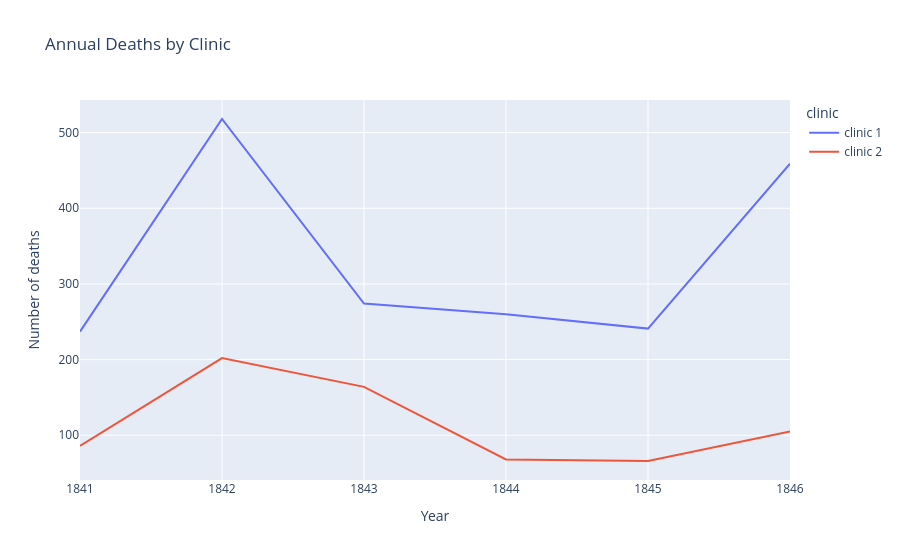

The code cell stored with this chart in its notebook:
### Code cell
fig = px.line(df_yearly, x='year', y='deaths', color='clinic',
              title='Annual Deaths by Clinic',
              labels={'deaths': 'Number of deaths', 'year': 'Year'})
fig.show()

for clinic in df_yearly['clinic'].unique():
    max_deaths = df_yearly[df_yearly['clinic'] == clinic]['deaths'].max()
    print(f"Highest annual deaths in {clinic}: {max_deaths}")

### Figure 1 — Plotly figure (JSON) as saved in the notebook; plotly's stock layout.template omitted (floating-point values rounded to 4 significant figures)
{"data": [{"hovertemplate": "clinic=clinic 1<br>Year=%{x}<br>Number of deaths=%{y}<extra></extra>", "legendgroup": "clinic 1", "line": {"color": "#636efa", "dash": "solid"}, "marker": {"symbol": "circle"}, "mode": "lines", "name": "clinic 1", "orientation": "v", "showlegend": true, "type": "scatter", "x": [1841, 1842, 1843, 1844, 1845, 1846], "xaxis": "x", "y": [237, 518, 274, 260, 241, 459], "yaxis": "y"}, {"hovertemplate": "clinic=clinic 2<br>Year=%{x}<br>Number of deaths=%{y}<extra></extra>", "legendgroup": "clinic 2", "line": {"color": "#EF553B", "dash": "solid"}, "marker": {"symbol": "circle"}, "mode": "lines", "name": "clinic 2", "orientation": "v", "showlegend": true, "type": "scatter", "x": [1841, 1842, 1843, 1844, 1845, 1846], "xaxis": "x", "y": [86, 202, 164, 68, 66, 105], "yaxis": "y"}], "layout": {"legend": {"title": {"text": "clinic"}, "tracegroupgap": 0}, "title": {"text": "Annual Deaths by Clinic"}, "xaxis": {"anchor": "y", "domain": [0, 1], "title": {"text": "Year"}}, "yaxis": {"anchor": "x", "domain": [0, 1], "title": {"text": "Number of deaths"}}}}
